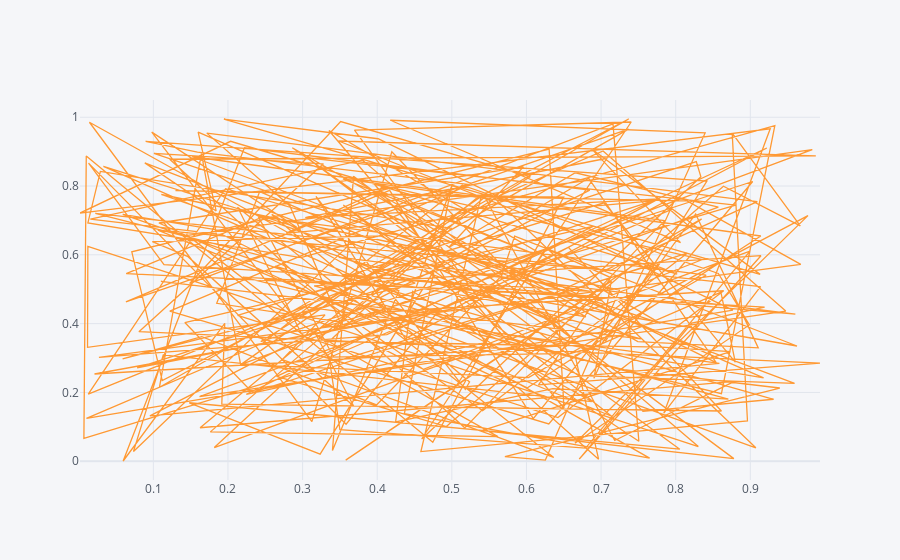

The notebook cell saved with this chart:
### Code cell
df.iplot(x='a',y='b')

### Figure 1 — Plotly figure (JSON) as saved in the notebook; plotly's stock layout.template omitted (floating-point values rounded to 4 significant figures; data arrays with more than 128 entries replaced by an {"elided": "..."} marker saying what was removed)
{"data": [{"line": {"color": "rgba(255, 153, 51, 1.0)", "dash": "solid", "shape": "linear", "width": 1.3}, "mode": "lines", "name": "b", "text": "", "type": "scatter", "x": {"elided": "300 float values"}, "y": {"elided": "300 float values"}}], "layout": {"legend": {"bgcolor": "#F5F6F9", "font": {"color": "#4D5663"}}, "paper_bgcolor": "#F5F6F9", "plot_bgcolor": "#F5F6F9", "title": {"font": {"color": "#4D5663"}}, "xaxis": {"gridcolor": "#E1E5ED", "showgrid": true, "tickfont": {"color": "#4D5663"}, "title": {"font": {"color": "#4D5663"}, "text": ""}, "zerolinecolor": "#E1E5ED"}, "yaxis": {"gridcolor": "#E1E5ED", "showgrid": true, "tickfont": {"color": "#4D5663"}, "title": {"font": {"color": "#4D5663"}, "text": ""}, "zerolinecolor": "#E1E5ED"}}}
